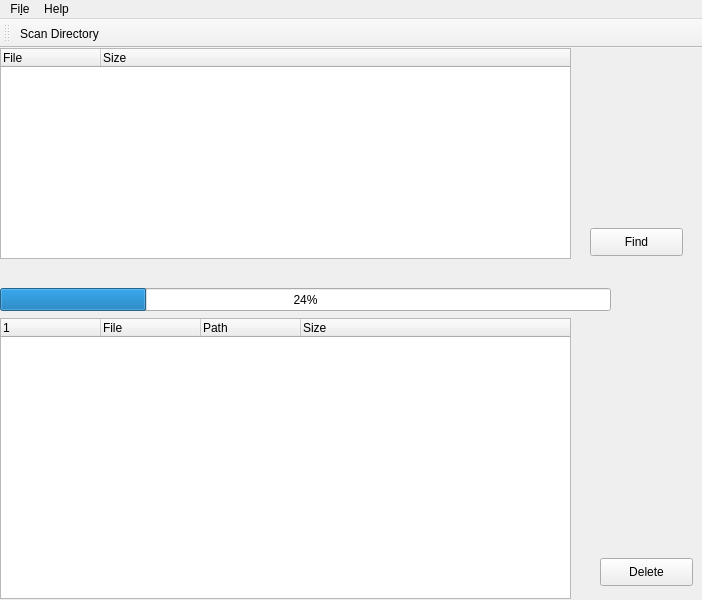
<?xml version="1.0" encoding="UTF-8"?>
<ui version="4.0">
 <class>MainWindow</class>
 <widget class="QMainWindow" name="MainWindow">
  <property name="geometry">
   <rect>
    <x>0</x>
    <y>0</y>
    <width>702</width>
    <height>600</height>
   </rect>
  </property>
  <property name="windowTitle">
   <string>MainWindow</string>
  </property>
  <widget class="QWidget" name="centralWidget">
   <widget class="QTreeWidget" name="copiesTree">
    <property name="enabled">
     <bool>true</bool>
    </property>
    <property name="geometry">
     <rect>
      <x>0</x>
      <y>270</y>
      <width>571</width>
      <height>281</height>
     </rect>
    </property>
    <column>
     <property name="text">
      <string/>
     </property>
    </column>
    <column>
     <property name="text">
      <string>File</string>
     </property>
    </column>
    <column>
     <property name="text">
      <string>Path</string>
     </property>
    </column>
    <column>
     <property name="text">
      <string>Size</string>
     </property>
    </column>
   </widget>
   <widget class="QPushButton" name="deleteButton">
    <property name="geometry">
     <rect>
      <x>600</x>
      <y>510</y>
      <width>93</width>
      <height>28</height>
     </rect>
    </property>
    <property name="text">
     <string>Delete</string>
    </property>
   </widget>
   <widget class="QTreeWidget" name="treeWidget">
    <property name="geometry">
     <rect>
      <x>0</x>
      <y>0</y>
      <width>571</width>
      <height>211</height>
     </rect>
    </property>
    <column>
     <property name="text">
      <string>File</string>
     </property>
    </column>
    <column>
     <property name="text">
      <string>Size</string>
     </property>
    </column>
   </widget>
   <widget class="QPushButton" name="findButton">
    <property name="geometry">
     <rect>
      <x>590</x>
      <y>180</y>
      <width>93</width>
      <height>28</height>
     </rect>
    </property>
    <property name="text">
     <string>Find</string>
    </property>
   </widget>
   <widget class="QProgressBar" name="progressBar">
    <property name="geometry">
     <rect>
      <x>0</x>
      <y>240</y>
      <width>611</width>
      <height>23</height>
     </rect>
    </property>
    <property name="value">
     <number>24</number>
    </property>
   </widget>
  </widget>
  <widget class="QMenuBar" name="menuBar">
   <property name="geometry">
    <rect>
     <x>0</x>
     <y>0</y>
     <width>702</width>
     <height>26</height>
    </rect>
   </property>
   <widget class="QMenu" name="menuFile">
    <property name="title">
     <string>Fi&amp;le</string>
    </property>
    <addaction name="actionScan_Directory"/>
    <addaction name="separator"/>
    <addaction name="actionExit"/>
   </widget>
   <widget class="QMenu" name="menuHelp">
    <property name="title">
     <string>Help</string>
    </property>
    <addaction name="actionAbout"/>
   </widget>
   <addaction name="menuFile"/>
   <addaction name="menuHelp"/>
  </widget>
  <widget class="QToolBar" name="toolBar">
   <property name="windowTitle">
    <string>toolBar</string>
   </property>
   <attribute name="toolBarArea">
    <enum>TopToolBarArea</enum>
   </attribute>
   <attribute name="toolBarBreak">
    <bool>false</bool>
   </attribute>
   <addaction name="actionScan_Directory"/>
  </widget>
  <action name="actionScan_Directory">
   <property name="text">
    <string>&amp;Scan Directory...</string>
   </property>
  </action>
  <action name="actionExit">
   <property name="text">
    <string>&amp;Exit</string>
   </property>
  </action>
  <action name="actionAbout">
   <property name="text">
    <string>About</string>
   </property>
  </action>
 </widget>
 <layoutdefault spacing="6" margin="11"/>
 <resources/>
 <connections/>
</ui>
